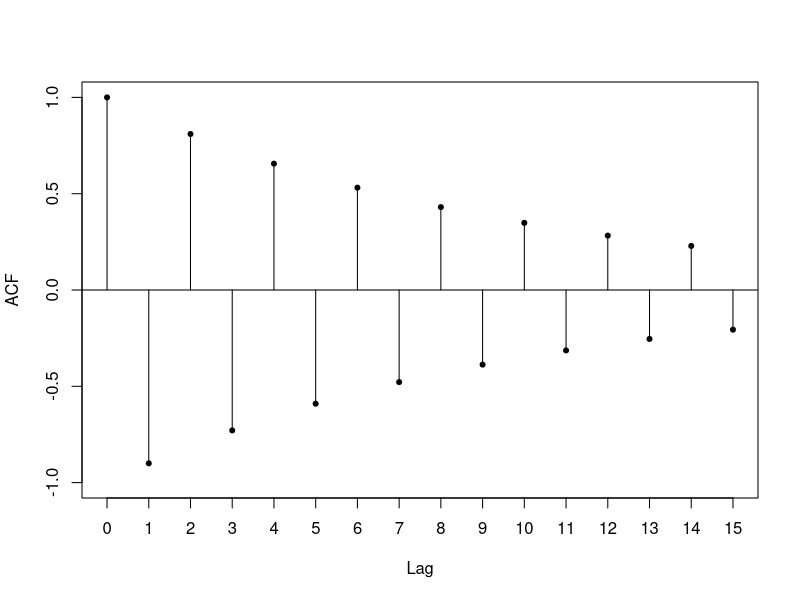
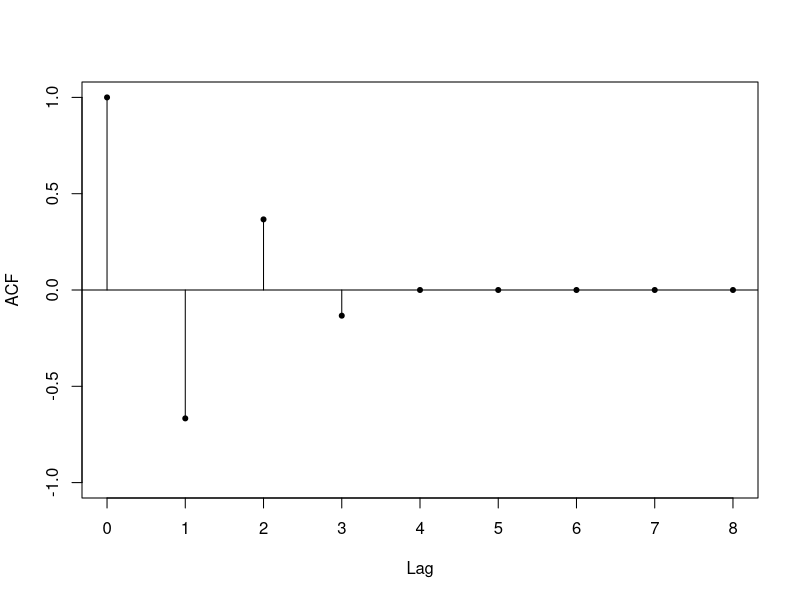
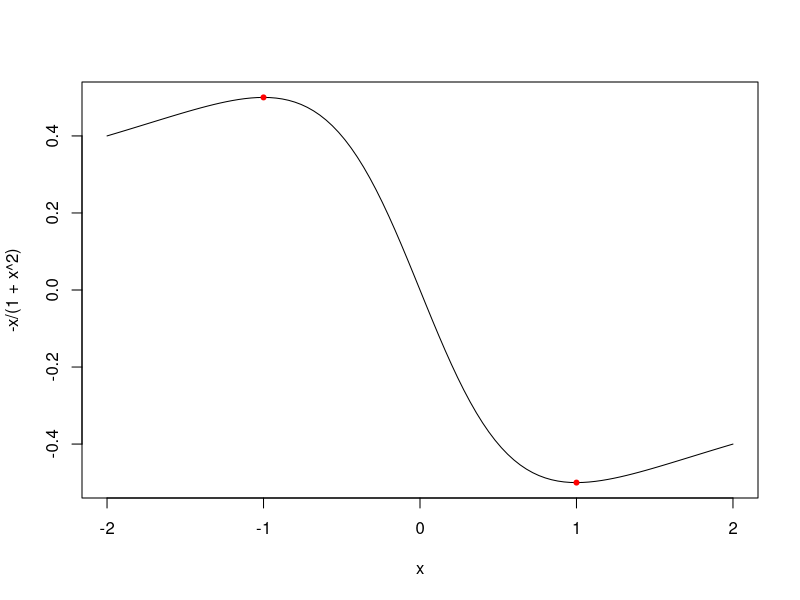
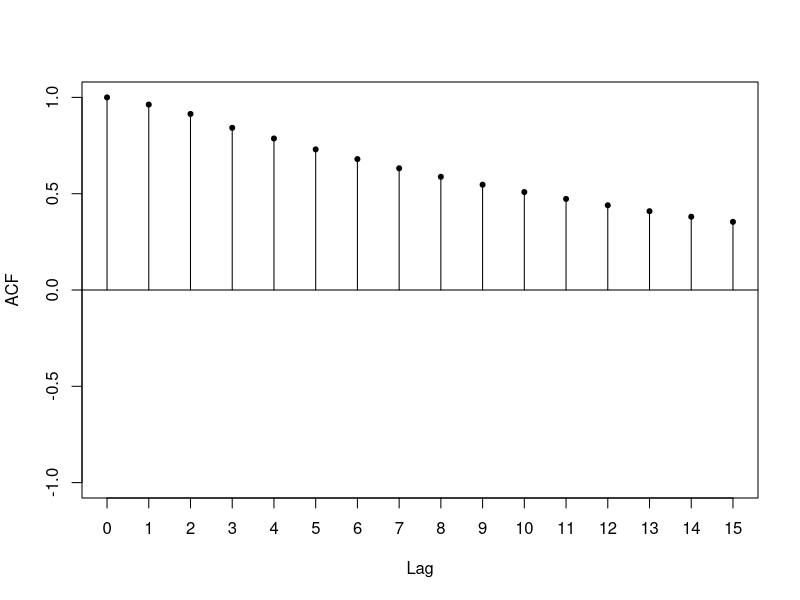
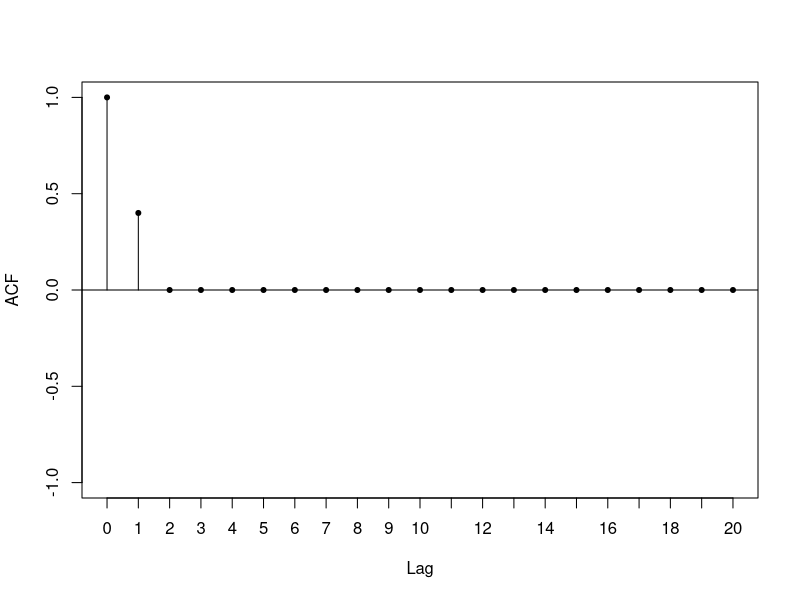
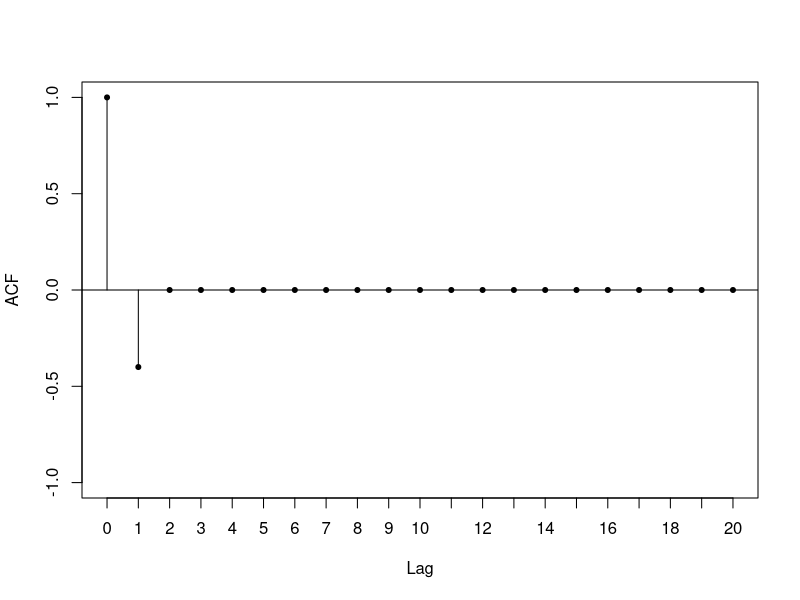
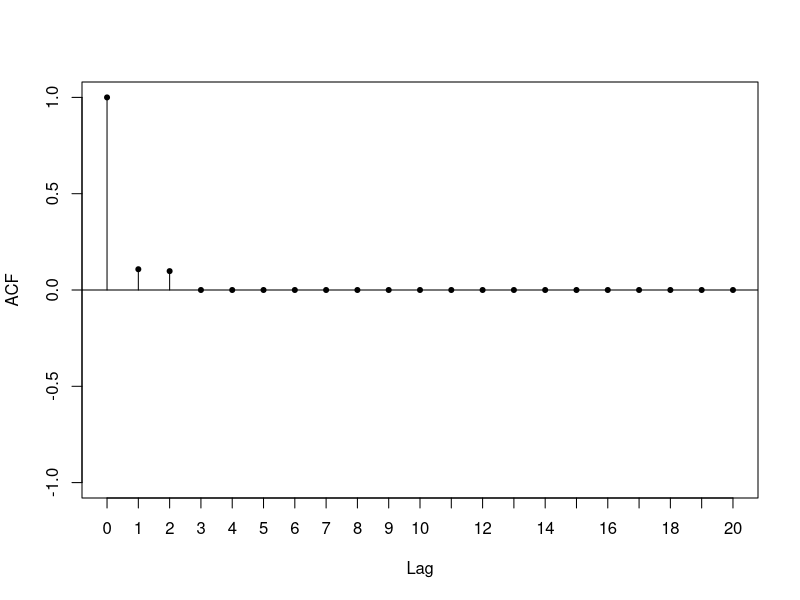
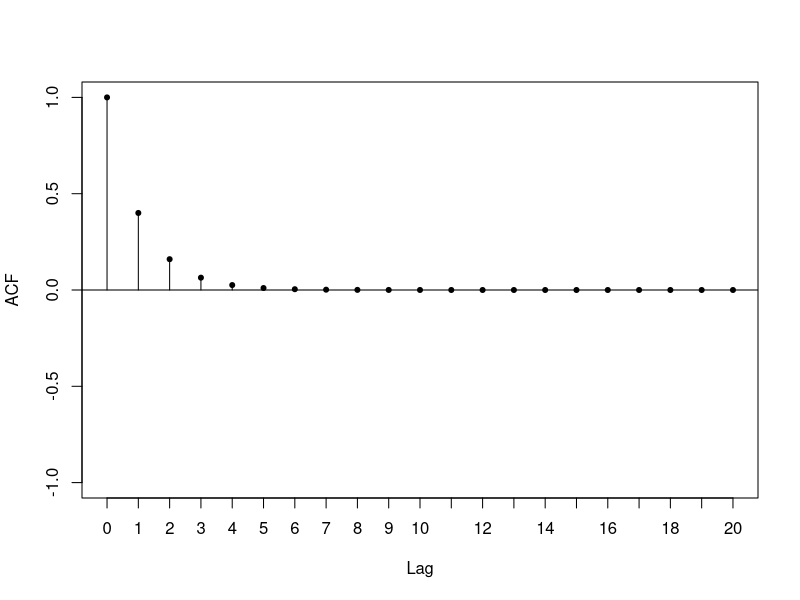

The R script that drew these images, in order:
## ---- chunk 1
knitr::opts_chunk$set(echo = TRUE)
## ---- chunk 2
n <- 15
ACF <- ARMAacf(ar = c(-0.9), lag.max = n)
plot(0:n, ACF, type = 'h', xlab = 'Lag', ylim = c(-1, 1), xaxp = c(0, n, n))
points(0:n, ACF, pch = 20)
abline(h = 0)
## ---- chunk 3
n <- 8
ACF <- ARMAacf(ma = c(-0.75, 0.5, -0.25), lag.max = n)
plot(0:n, ACF, type = 'h', xlab = 'Lag', ylim = c(-1, 1), xaxp = c(0, n, n))
points(0:n, ACF, pch = 20)
abline(h = 0)
## ---- chunk 4
curve(-x/(1 + x^2), -2, 2)
points(c(-1, 1), c(.5, -.5), pch=20, col="red")
## ---- chunk 5
n <- 15
ACF <- ARMAacf(ar = c(0.5, 0.4), ma = c(0.7, 0.6), lag.max = n)
plot(0:n, ACF, type = 'h', xlab = 'Lag', ylim = c(-1, 1), xaxp = c(0, n, n))
points(0:n, ACF, pch = 20)
abline(h = 0)
## ---- chunk 6
n <- 20
ACF <- ARMAacf(ma = c(0.5), lag.max = n)
plot(0:n, ACF, type = 'h', xlab = 'Lag', ylim = c(-1, 1), xaxp = c(0, n, n))
points(0:n, ACF, pch = 20)
abline(h = 0)
## ---- chunk 7
n <- 20
ACF <- ARMAacf(ma = c(-0.5), lag.max = n)
plot(0:n, ACF, type = 'h', xlab = 'Lag', ylim = c(-1, 1), xaxp = c(0, n, n))
points(0:n, ACF, pch = 20)
abline(h = 0)
## ---- chunk 8
n <- 20
ACF <- ARMAacf(ma = c(0.1, 0.1), lag.max = n)
plot(0:n, ACF, type = 'h', xlab = 'Lag', ylim = c(-1, 1), xaxp = c(0, n, n))
points(0:n, ACF, pch = 20)
abline(h = 0)
## ---- chunk 9
n <- 20
ACF <- ARMAacf(ar = c(0.4), lag.max = n)
plot(0:n, ACF, type = 'h', xlab = 'Lag', ylim = c(-1, 1), xaxp = c(0, n, n))
points(0:n, ACF, pch = 20)
abline(h = 0)
## ---- chunk 10
n <- 20
ACF <- ARMAacf(ar = c(-0.4), lag.max = n)
plot(0:n, ACF, type = 'h', xlab = 'Lag', ylim = c(-1, 1), xaxp = c(0, n, n))
points(0:n, ACF, pch = 20)
abline(h = 0)
## ---- chunk 11
n <- 20
ACF <- ARMAacf(ar = c(0.5, -0.9), lag.max = n)
plot(0:n, ACF, type = 'h', xlab = 'Lag', ylim = c(-1, 1), xaxp = c(0, n, n))
points(0:n, ACF, pch = 20)
abline(h = 0)
## ---- chunk 12
n <- 20
ACF <- ARMAacf(ar = c(0.7), ma = c(0.4), lag.max = n)
plot(0:n, ACF, type = 'h', xlab = 'Lag', ylim = c(-1, 1), xaxp = c(0, n, n))
points(0:n, ACF, pch = 20)
abline(h = 0)
## ---- chunk 13
n <- 20
ACF <- ARMAacf(ar = c(0.7), ma = c(0.8, -0.6), lag.max = n)
plot(0:n, ACF, type = 'h', xlab = 'Lag', ylim = c(-1, 1), xaxp = c(0, n, n))
points(0:n, ACF, pch = 20)
abline(h = 0)
